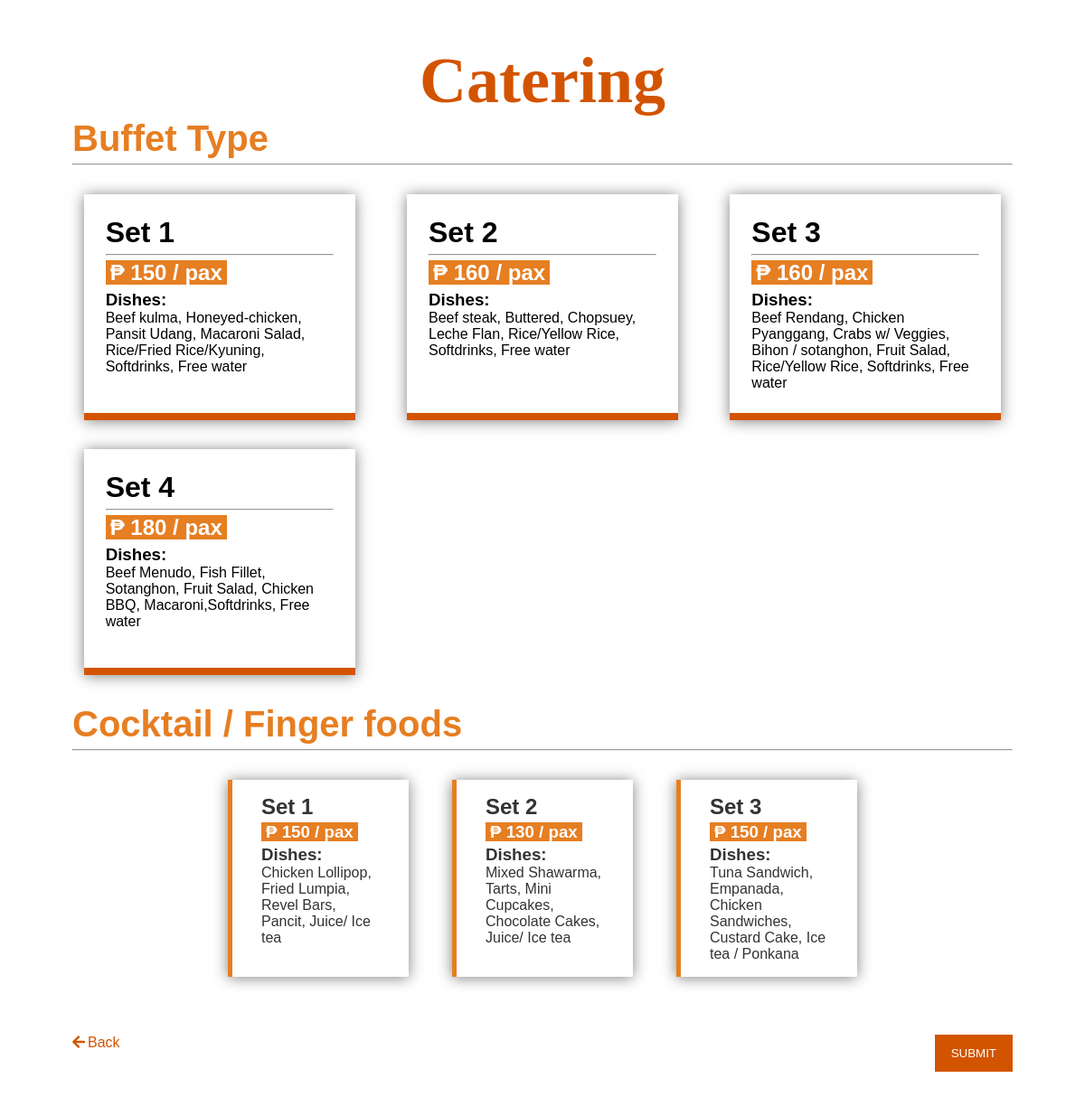
The page /dist/catering.php on the database its author committed.
### tables this page shows
CREATE TABLE `catering` (
  `cat_id` int(11) NOT NULL AUTO_INCREMENT,
  `name` tinytext,
  `price` double DEFAULT NULL,
  `dishes` mediumtext,
  `recommendation` int(11) DEFAULT NULL,
  PRIMARY KEY (`cat_id`)
);

CREATE TABLE `catering_addon` (
  `caddon_id` int(11) NOT NULL AUTO_INCREMENT,
  `name` tinytext,
  `price` double DEFAULT NULL,
  `dishes` mediumtext,
  PRIMARY KEY (`caddon_id`)
);

### dist/catering.php (the view, shortened to what this page needs)
<?php
    require ('scripts/database/db.php');
    $buffet = "SELECT * from catering";
    if($result = mysqli_query($conn, $buffet)){
        $posts = mysqli_fetch_all($result, MYSQLI_ASSOC);
    }else{
        echo 'Error: ' . mysqli_error($conn);
    }
     $addons = "SELECT * from catering_addon";
     if($result_m = mysqli_query($conn, $addons)){
        $addons_posts = mysqli_fetch_all($result_m, MYSQLI_ASSOC);
    }else{
        echo 'Error: ' . mysqli_error($conn);
    }
?>
<!DOCTYPE html>
<html lang="en">
<head>
    <link rel="stylesheet" href="css/main.css">
    <link rel="stylesheet" href="css/all.min.css">
</head>
<body >
    <main id="event">
        <h1 class="event-title">Catering</h1>
        <form action="user_info.php" method="get">
            <div class="menu">
                <div class="dish-name">
                    <h1 class="menu-title">Buffet Type</h1>
                    <hr>
                </div>
                <div class="dishes">
                <?php foreach($posts as $post): ?>
                    <label class="menu-list">
                        <h1 class="menu-name"><?php echo $post['name']; ?></h1>
                        <hr>
                        <h2 class="menu-price"> <span class="amount">₱ <?php echo $post['price']; ?> / pax</span></h2>
                        <h3 class="menu-dishes">Dishes: </h3>
                        <p class="menu-dish"><?php echo $post['dishes']; ?></p>
                    </label>
                <?php endforeach; ?>
                </div>
            </div>
            <div class="addons">
                <div class="dish-name">
                    <h1 class="addons-title">Cocktail / Finger foods</h1>
                    <hr>
                </div>
                <div class="dishes">
                <?php foreach($addons_posts as $addon): ?>
                    <label class="addons-list -catering">
                        <h2 class="addon-title"><?php echo $addon['name']; ?></h2>
                        <h3 class="addon-price"><span class="amount">₱ <?php echo $addon['price']; ?> / pax</span></h3>
                        <h3 class="menu-dishes">Dishes: </h3>
                        <p class="menu-dish"><?php echo $addon['dishes']; ?></p>
                    </label>
                <?php endforeach; ?>
                </div>
            </div>
            <div class="btns">
            <a href="choose.php" class="btn-link"><i class="fas fa-arrow-left"></i>Back</a>
            <button type="submit" class='btn-sub' name='order-submit'>Submit</button>
            </div>
        </form>
    </main>
</body>
</html>

### rows shown on the page
catering: name "Set 1", price "150", dishes "Beef kulma, Honeyed-chicken, Pansit Udang, Macaroni Salad, Rice/Fried Rice/Kyuning, Softdrinks, Free water"
catering: name "Set 2", price "160", dishes "Beef steak, Buttered, Chopsuey, Leche Flan, Rice/Yellow Rice, Softdrinks, Free water"
catering: name "Set 3", price "160", dishes "Beef Rendang, Chicken Pyanggang, Crabs w/ Veggies, Bihon / sotanghon, Fruit Salad, Rice/Yellow Rice, Softdrinks, Free water"
catering: name "Set 4", price "180", dishes "Beef Menudo, Fish Fillet, Sotanghon, Fruit Salad, Chicken BBQ, Macaroni,Softdrinks, Free water"
catering_addon: name "Set 1", price "150", dishes "Chicken Lollipop, Fried Lumpia, Revel Bars, Pancit, Juice/ Ice tea"
catering_addon: name "Set 2", price "130", dishes "Mixed Shawarma, Tarts, Mini Cupcakes, Chocolate Cakes, Juice/ Ice tea"
catering_addon: name "Set 3", price "150", dishes "Tuna Sandwich, Empanada, Chicken Sandwiches, Custard Cake, Ice tea / Ponkana"
